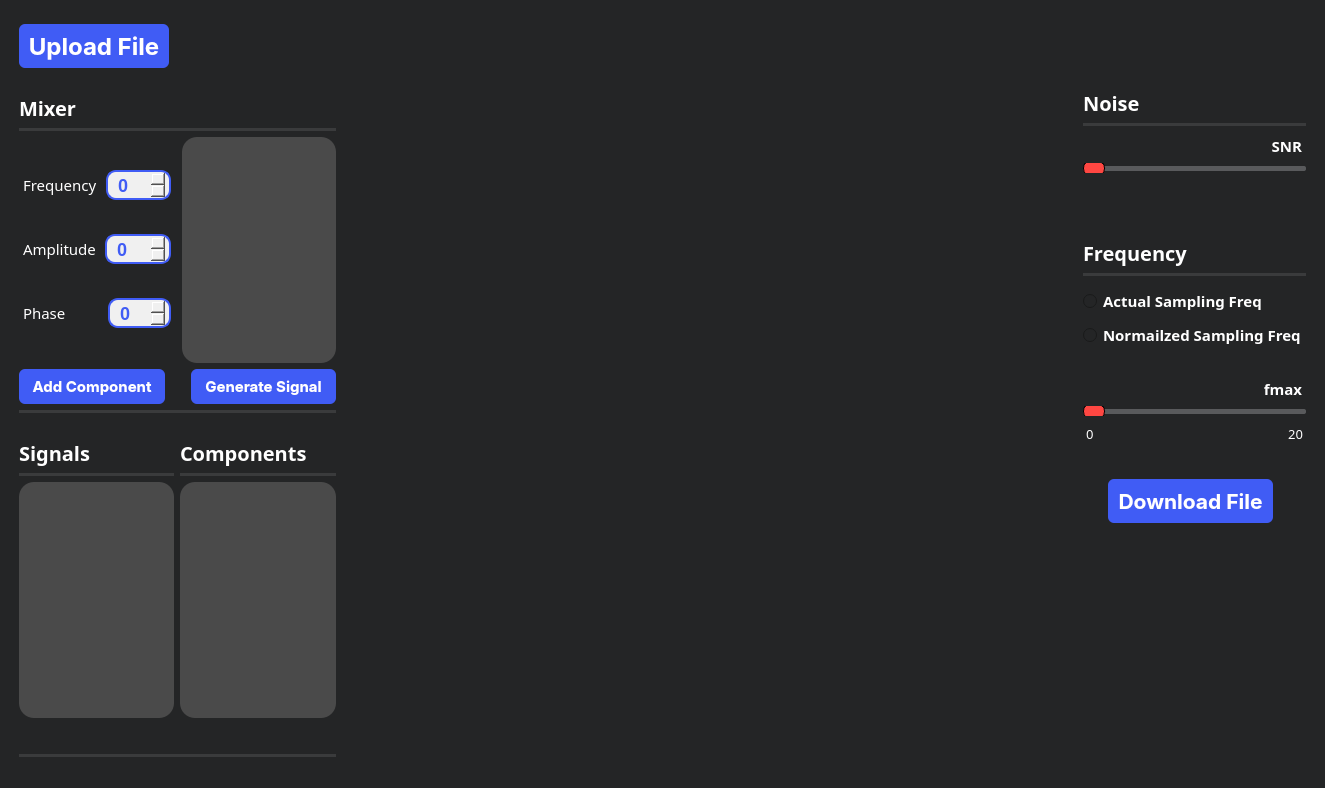
<?xml version="1.0" encoding="UTF-8"?>
<ui version="4.0">
 <class>MainWindow</class>
 <widget class="QMainWindow" name="MainWindow">
  <property name="geometry">
   <rect>
    <x>0</x>
    <y>0</y>
    <width>1325</width>
    <height>788</height>
   </rect>
  </property>
  <property name="windowTitle">
   <string>MainWindow</string>
  </property>
  <property name="styleSheet">
   <string notr="true">background-color: #242526;</string>
  </property>
  <widget class="QWidget" name="centralwidget">
   <layout class="QGridLayout" name="gridLayout">
    <item row="0" column="0">
     <layout class="QHBoxLayout" name="horizontalLayout_9" stretch="2,0,4,0,0">
      <item>
       <layout class="QVBoxLayout" name="verticalLayout_5">
        <property name="leftMargin">
         <number>10</number>
        </property>
        <property name="topMargin">
         <number>15</number>
        </property>
        <property name="rightMargin">
         <number>0</number>
        </property>
        <item>
         <widget class="QPushButton" name="uploadButton">
          <property name="sizePolicy">
           <sizepolicy hsizetype="Maximum" vsizetype="Fixed">
            <horstretch>0</horstretch>
            <verstretch>0</verstretch>
           </sizepolicy>
          </property>
          <property name="font">
           <font>
            <family>-apple-system</family>
            <pointsize>18</pointsize>
            <bold>true</bold>
           </font>
          </property>
          <property name="styleSheet">
           <string notr="true">QPushButton{
  appearance: button;
  backface-visibility: hidden;
  background-color: #405cf5;
  border-radius: 6px;
  border-width: 0;
  box-shadow: rgba(50, 50, 93, .1) 0 0 0 1px inset,rgba(50, 50, 93, .1) 0 2px 5px 0,rgba(0, 0, 0, .07) 0 1px 1px 0;
  box-sizing: border-box;
  color: #fff;
  cursor: pointer;
  font-family: -apple-system,system-ui,&quot;Segoe UI&quot;,Roboto,&quot;Helvetica Neue&quot;,Ubuntu,sans-serif;
  font-size: 100%;
  height: 44px;
  line-height: 1.15;

  outline: none;
  overflow: hidden;
  padding: 0 10px;
  position: relative;
  text-align: center;
  text-transform: none;
  transform: translateZ(0);
  transition: all .2s,box-shadow .08s ease-in;
  touch-action: manipulation;
  width:130px;
}
QPushButton:hover{
background-color: #283999;
}
QPushButton:pressed{
background-color: #1c2973;
}
</string>
          </property>
          <property name="text">
           <string>Upload File</string>
          </property>
         </widget>
        </item>
        <item>
         <spacer name="verticalSpacer_7">
          <property name="orientation">
           <enum>Qt::Vertical</enum>
          </property>
          <property name="sizeType">
           <enum>QSizePolicy::Maximum</enum>
          </property>
          <property name="sizeHint" stdset="0">
           <size>
            <width>20</width>
            <height>20</height>
           </size>
          </property>
         </spacer>
        </item>
        <item>
         <layout class="QVBoxLayout" name="verticalLayout_2">
          <item>
           <widget class="QLabel" name="mixer">
            <property name="font">
             <font>
              <family>Overpass Black</family>
              <pointsize>-1</pointsize>
              <bold>true</bold>
             </font>
            </property>
            <property name="styleSheet">
             <string notr="true">color:white;
font-size:20px;
margin: 0 0 ;</string>
            </property>
            <property name="text">
             <string>Mixer</string>
            </property>
           </widget>
          </item>
          <item>
           <widget class="Line" name="line_11">
            <property name="styleSheet">
             <string notr="true">/* Line style */

  /* Set the width of the line */
  width: 20px;

  /* Set the height of the line */
  height: 5px;

  /* Set the background color of the line */
  background-color: #3a3b3c;

  /* Set the border of the line */
  border: 10px;

  /* Set the border radius of the line */
  border-radius:5px;

	margin: 0 0 0px 0;



</string>
            </property>
            <property name="orientation">
             <enum>Qt::Horizontal</enum>
            </property>
           </widget>
          </item>
          <item>
           <layout class="QHBoxLayout" name="horizontalLayout_8" stretch="2,2">
            <property name="rightMargin">
             <number>0</number>
            </property>
            <item>
             <layout class="QVBoxLayout" name="verticalLayout" stretch="0,0,0">
              <property name="spacing">
               <number>0</number>
              </property>
              <item>
               <layout class="QHBoxLayout" name="horizontalLayout" stretch="0,0">
                <item>
                 <widget class="QLabel" name="Frequency">
                  <property name="sizePolicy">
                   <sizepolicy hsizetype="Maximum" vsizetype="Maximum">
                    <horstretch>0</horstretch>
                    <verstretch>0</verstretch>
                   </sizepolicy>
                  </property>
                  <property name="font">
                   <font>
                    <family>Overpass SemiBold</family>
                    <pointsize>11</pointsize>
                    <bold>false</bold>
                    <kerning>true</kerning>
                   </font>
                  </property>
                  <property name="styleSheet">
                   <string notr="true">color:white;
font-weight:10000px;
margin: 5px 0 ;</string>
                  </property>
                  <property name="text">
                   <string>Frequency</string>
                  </property>
                 </widget>
                </item>
                <item>
                 <widget class="QSpinBox" name="freqSpinBox">
                  <property name="enabled">
                   <bool>true</bool>
                  </property>
                  <property name="styleSheet">
                   <string notr="true">/* QSpinBox */
QSpinBox {
    background-color: #f0f0f0; /* Light background color */
    color: #405cf5; /* Dark text color */
    border: 2px solid #405cf5; /* Add a border for a modern look */
    border-radius: 10px; /* Slightly rounder corners */
    padding: 3px 8px; /* Increase padding for spacing */
	margin: 0 5px;
    font-weight: bold;
    font-size: 18px; /* Adjust font size */
    text-align: center;
	height:20px; 
}

/* QSpinBox Up Button (on the right) */
QSpinBox::up-button {
	
	image: url(:/Icons/Icons/plus-circle.png);
    border-radius: 50%; /* Round button corners */
    width: 25px;
    height: 25px;
    subcontrol-position: right; /* Place the up-button on the right */
}

/* QSpinBox Down Button (on the left) */
QSpinBox::down-button {
	
	image: url(:/Icons/Icons/minus-circle.png);
    border-radius: 5px; /* Round button corners */
    width: 25px;
    height: 25px;
    subcontrol-position: left; /* Place the down-button on the left */
}

QSpinBox::up-button:hover, QSpinBox::down-button:hover {
    background-color: #9fadfa; /* Change button color on hover */
	 border-radius: 10px;
}
</string>
                  </property>
                 </widget>
                </item>
               </layout>
              </item>
              <item>
               <layout class="QHBoxLayout" name="horizontalLayout_6">
                <item>
                 <widget class="QLabel" name="Amplitude">
                  <property name="sizePolicy">
                   <sizepolicy hsizetype="Maximum" vsizetype="Maximum">
                    <horstretch>0</horstretch>
                    <verstretch>0</verstretch>
                   </sizepolicy>
                  </property>
                  <property name="font">
                   <font>
                    <family>Overpass SemiBold</family>
                    <pointsize>11</pointsize>
                    <bold>false</bold>
                   </font>
                  </property>
                  <property name="styleSheet">
                   <string notr="true">color:white;
font-weight:10000px;
margin: 5px 0 ;</string>
                  </property>
                  <property name="text">
                   <string>Amplitude</string>
                  </property>
                 </widget>
                </item>
                <item>
                 <widget class="QSpinBox" name="ampSpinBox">
                  <property name="enabled">
                   <bool>true</bool>
                  </property>
                  <property name="styleSheet">
                   <string notr="true">/* QSpinBox */
QSpinBox {
    background-color: #f0f0f0; /* Light background color */
    color: #405cf5; /* Dark text color */
    border: 2px solid #405cf5; /* Add a border for a modern look */
    border-radius: 10px; /* Slightly rounder corners */
    padding: 3px 8px; /* Increase padding for spacing */
	margin: 0 5px;
    font-weight: bold;
    font-size: 18px; /* Adjust font size */
    text-align: center;
	height:20px; 
}

/* QSpinBox Up Button (on the right) */
QSpinBox::up-button {
	
	image: url(:/Icons/Icons/plus-circle.png);
    border-radius: 50%; /* Round button corners */
    width: 25px;
    height: 25px;
    subcontrol-position: right; /* Place the up-button on the right */
}

/* QSpinBox Down Button (on the left) */
QSpinBox::down-button {
	
	image: url(:/Icons/Icons/minus-circle.png);
    border-radius: 5px; /* Round button corners */
    width: 25px;
    height: 25px;
    subcontrol-position: left; /* Place the down-button on the left */
}

QSpinBox::up-button:hover, QSpinBox::down-button:hover {
    background-color: #9fadfa; /* Change button color on hover */
	 border-radius: 10px;
}
</string>
                  </property>
                 </widget>
                </item>
               </layout>
              </item>
              <item>
               <layout class="QHBoxLayout" name="horizontalLayout_7">
                <property name="spacing">
                 <number>33</number>
                </property>
                <item>
                 <widget class="QLabel" name="Phase">
                  <property name="sizePolicy">
                   <sizepolicy hsizetype="Maximum" vsizetype="Maximum">
                    <horstretch>0</horstretch>
                    <verstretch>0</verstretch>
                   </sizepolicy>
                  </property>
                  <property name="font">
                   <font>
                    <family>Overpass SemiBold</family>
                    <pointsize>11</pointsize>
                    <bold>false</bold>
                   </font>
                  </property>
                  <property name="styleSheet">
                   <string notr="true">color:white;
font-weight:10000px;
margin: 5px 0 ;</string>
                  </property>
                  <property name="text">
                   <string>Phase</string>
                  </property>
                 </widget>
                </item>
                <item>
                 <widget class="QSpinBox" name="phaseSpinBox">
                  <property name="enabled">
                   <bool>true</bool>
                  </property>
                  <property name="styleSheet">
                   <string notr="true">/* QSpinBox */
QSpinBox {
    background-color: #f0f0f0; /* Light background color */
    color: #405cf5; /* Dark text color */
    border: 2px solid #405cf5; /* Add a border for a modern look */
    border-radius: 10px; /* Slightly rounder corners */
    padding: 3px 8px; /* Increase padding for spacing */
	margin: 0 5px;
    font-weight: bold;
    font-size: 18px; /* Adjust font size */
    text-align: center;
	height:20px; 
}

/* QSpinBox Up Button (on the right) */
QSpinBox::up-button {
	
	image: url(:/Icons/Icons/plus-circle.png);
    border-radius: 50%; /* Round button corners */
    width: 25px;
    height: 25px;
    subcontrol-position: right; /* Place the up-button on the right */
}

/* QSpinBox Down Button (on the left) */
QSpinBox::down-button {
	
	image: url(:/Icons/Icons/minus-circle.png);
    border-radius: 5px; /* Round button corners */
    width: 25px;
    height: 25px;
    subcontrol-position: left; /* Place the down-button on the left */
}

QSpinBox::up-button:hover, QSpinBox::down-button:hover {
    background-color: #9fadfa; /* Change button color on hover */
	 border-radius: 10px;
}
</string>
                  </property>
                 </widget>
                </item>
               </layout>
              </item>
             </layout>
            </item>
            <item>
             <widget class="QListWidget" name="attrList">
              <property name="styleSheet">
               <string notr="true">QListWidget {
    background-color: #4a4a4a; /* Background color of the list widget */
    /*border: 1px solid #c0c0c0; /* Border color and width */
    padding: 5px; /* Padding around the list items */
	border-radius: 15px;
}

QListWidget::item {
    background-color: #4a4a4a; /* Background color of each list item */
    padding: 5px; /* Padding inside each list item */
    border-bottom: 1px solid #c0c0c0; /* Separator between list items */
    border-radius: 15px; /* Border radius for rounded corners */
	color: #ffffff;
}


QListWidget::item:selected {
    background-color: #3399ff; /* Background color of selected item */
    color: #ffffff; /* Text color of selected item */
}

QListWidget::item:hover {
    background-color: #e0e0e0; /* Background color when hovering over an item */
}
</string>
              </property>
             </widget>
            </item>
           </layout>
          </item>
          <item>
           <layout class="QHBoxLayout" name="horizontalLayout_2">
            <item>
             <widget class="QPushButton" name="addComponent">
              <property name="font">
               <font>
                <family>-apple-system</family>
                <pointsize>11</pointsize>
                <bold>true</bold>
               </font>
              </property>
              <property name="styleSheet">
               <string notr="true">QPushButton{
  appearance: button;
  backface-visibility: hidden;
  background-color: #405cf5;
  border-radius: 6px;
  border-width: 0;
  box-shadow: rgba(50, 50, 93, .1) 0 0 0 1px inset,rgba(50, 50, 93, .1) 0 2px 5px 0,rgba(0, 0, 0, .07) 0 1px 1px 0;
  box-sizing: border-box;
  color: #fff;
  cursor: pointer;
  font-family: -apple-system,system-ui,&quot;Segoe UI&quot;,Roboto,&quot;Helvetica Neue&quot;,Ubuntu,sans-serif;
  font-size: 100%;
  height: 35px;
  line-height: 1.15;

  outline: none;
  overflow: hidden;
  padding: 0 5px;
  position: relative;
  text-align: center;
  text-transform: none;
  transform: translateZ(0);
  transition: all .2s,box-shadow .08s ease-in;
  touch-action: manipulation;
  width:100px;
}
QPushButton:hover{
background-color: #283999;
}
QPushButton:pressed{
background-color: #1c2973;
}
</string>
              </property>
              <property name="text">
               <string>Add Component</string>
              </property>
             </widget>
            </item>
            <item>
             <spacer name="horizontalSpacer_3">
              <property name="orientation">
               <enum>Qt::Horizontal</enum>
              </property>
              <property name="sizeType">
               <enum>QSizePolicy::Maximum</enum>
              </property>
              <property name="sizeHint" stdset="0">
               <size>
                <width>20</width>
                <height>22</height>
               </size>
              </property>
             </spacer>
            </item>
            <item>
             <widget class="QPushButton" name="GenerateButton">
              <property name="font">
               <font>
                <family>-apple-system</family>
                <pointsize>11</pointsize>
                <bold>true</bold>
               </font>
              </property>
              <property name="styleSheet">
               <string notr="true">QPushButton{
  appearance: button;
  backface-visibility: hidden;
  background-color: #405cf5;
  border-radius: 6px;
  border-width: 0;
  box-shadow: rgba(50, 50, 93, .1) 0 0 0 1px inset,rgba(50, 50, 93, .1) 0 2px 5px 0,rgba(0, 0, 0, .07) 0 1px 1px 0;
  box-sizing: border-box;
  color: #fff;
  cursor: pointer;
  font-family: -apple-system,system-ui,&quot;Segoe UI&quot;,Roboto,&quot;Helvetica Neue&quot;,Ubuntu,sans-serif;
  font-size: 100%;
  height: 35px;
  line-height: 1.15;

  outline: none;
  overflow: hidden;
  padding: 0 5px;
  position: relative;
  text-align: center;
  text-transform: none;
  transform: translateZ(0);
  transition: all .2s,box-shadow .08s ease-in;
  touch-action: manipulation;
  width:100px;
}
QPushButton:hover{
background-color: #283999;
}
QPushButton:pressed{
background-color: #1c2973;
}
</string>
              </property>
              <property name="text">
               <string>Generate Signal</string>
              </property>
             </widget>
            </item>
           </layout>
          </item>
         </layout>
        </item>
        <item>
         <widget class="Line" name="line_7">
          <property name="styleSheet">
           <string notr="true">/* Line style */

  /* Set the width of the line */
  width: 20px;

  /* Set the height of the line */
  height: 5px;

  /* Set the background color of the line */
  background-color: #3a3b3c;

  /* Set the border of the line */
  border: 10px;

  /* Set the border radius of the line */
  border-radius:5px;



</string>
          </property>
          <property name="orientation">
           <enum>Qt::Horizontal</enum>
          </property>
         </widget>
        </item>
        <item>
         <spacer name="verticalSpacer_9">
          <property name="orientation">
           <enum>Qt::Vertical</enum>
          </property>
          <property name="sizeType">
           <enum>QSizePolicy::Maximum</enum>
          </property>
          <property name="sizeHint" stdset="0">
           <size>
            <width>20</width>
            <height>20</height>
           </size>
          </property>
         </spacer>
        </item>
        <item>
         <layout class="QHBoxLayout" name="horizontalLayout_3">
          <item>
           <layout class="QVBoxLayout" name="verticalLayout_7">
            <item>
             <widget class="QLabel" name="Signals">
              <property name="font">
               <font>
                <family>Overpass Black</family>
                <pointsize>-1</pointsize>
                <bold>true</bold>
               </font>
              </property>
              <property name="styleSheet">
               <string notr="true">color:white;
font-size:20px;
margin: 0 0 ;</string>
              </property>
              <property name="text">
               <string>Signals</string>
              </property>
             </widget>
            </item>
            <item>
             <widget class="Line" name="line_12">
              <property name="styleSheet">
               <string notr="true">/* Line style */

  /* Set the width of the line */
  width: 20px;

  /* Set the height of the line */
  height: 5px;

  /* Set the background color of the line */
  background-color: #3a3b3c;

  /* Set the border of the line */
  border: 10px;

  /* Set the border radius of the line */
  border-radius:5px;

	margin: 0 0 0px 0;



</string>
              </property>
              <property name="orientation">
               <enum>Qt::Horizontal</enum>
              </property>
             </widget>
            </item>
            <item>
             <widget class="QListWidget" name="signalsList">
              <property name="styleSheet">
               <string notr="true">QListWidget {
    background-color: #4a4a4a; /* Background color of the list widget */
    /*border: 1px solid #c0c0c0; /* Border color and width */
    padding: 5px; /* Padding around the list items */
	border-radius: 15px;
}

QListWidget::item {
    background-color: #4a4a4a; /* Background color of each list item */
    padding: 5px; /* Padding inside each list item */
    border-bottom: 1px solid #c0c0c0; /* Separator between list items */
    border-radius: 15px; /* Border radius for rounded corners */
	color: #ffffff;
}


QListWidget::item:selected {
    background-color: #3399ff; /* Background color of selected item */
    color: #ffffff; /* Text color of selected item */
}

QListWidget::item:hover {
    background-color: #e0e0e0; /* Background color when hovering over an item */
}
</string>
              </property>
             </widget>
            </item>
            <item>
             <spacer name="verticalSpacer_8">
              <property name="orientation">
               <enum>Qt::Vertical</enum>
              </property>
              <property name="sizeType">
               <enum>QSizePolicy::Maximum</enum>
              </property>
              <property name="sizeHint" stdset="0">
               <size>
                <width>20</width>
                <height>30</height>
               </size>
              </property>
             </spacer>
            </item>
           </layout>
          </item>
          <item>
           <layout class="QVBoxLayout" name="verticalLayout_8">
            <item>
             <widget class="QLabel" name="Components">
              <property name="font">
               <font>
                <family>Overpass Black</family>
                <pointsize>-1</pointsize>
                <bold>true</bold>
               </font>
              </property>
              <property name="styleSheet">
               <string notr="true">color:white;
font-size:20px;
margin: 0 0 ;</string>
              </property>
              <property name="text">
               <string>Components</string>
              </property>
             </widget>
            </item>
            <item>
             <widget class="Line" name="line_15">
              <property name="styleSheet">
               <string notr="true">/* Line style */

  /* Set the width of the line */
  width: 20px;

  /* Set the height of the line */
  height: 5px;

  /* Set the background color of the line */
  background-color: #3a3b3c;

  /* Set the border of the line */
  border: 10px;

  /* Set the border radius of the line */
  border-radius:5px;

	margin: 0 0 0px 0;



</string>
              </property>
              <property name="orientation">
               <enum>Qt::Horizontal</enum>
              </property>
             </widget>
            </item>
            <item>
             <widget class="QListWidget" name="componList">
              <property name="styleSheet">
               <string notr="true">QListWidget {
    background-color: #4a4a4a; /* Background color of the list widget */
    /*border: 1px solid #c0c0c0; /* Border color and width */
    padding: 5px; /* Padding around the list items */
	border-radius: 15px;
}

QListWidget::item {
    background-color: #4a4a4a; /* Background color of each list item */
    padding: 5px; /* Padding inside each list item */
    border-bottom: 1px solid #c0c0c0; /* Separator between list items */
    border-radius: 15px; /* Border radius for rounded corners */
	color: #ffffff;
}


QListWidget::item:selected {
    background-color: #3399ff; /* Background color of selected item */
    color: #ffffff; /* Text color of selected item */
}

QListWidget::item:hover {
    background-color: #e0e0e0; /* Background color when hovering over an item */
}
</string>
              </property>
             </widget>
            </item>
            <item>
             <spacer name="verticalSpacer_10">
              <property name="orientation">
               <enum>Qt::Vertical</enum>
              </property>
              <property name="sizeType">
               <enum>QSizePolicy::Maximum</enum>
              </property>
              <property name="sizeHint" stdset="0">
               <size>
                <width>20</width>
                <height>30</height>
               </size>
              </property>
             </spacer>
            </item>
           </layout>
          </item>
         </layout>
        </item>
        <item>
         <layout class="QVBoxLayout" name="verticalLayout_4">
          <property name="spacing">
           <number>4</number>
          </property>
          <item>
           <layout class="QHBoxLayout" name="horizontalLayout_4"/>
          </item>
         </layout>
        </item>
        <item>
         <widget class="Line" name="line_8">
          <property name="styleSheet">
           <string notr="true">/* Line style */

  /* Set the width of the line */
  width: 20px;

  /* Set the height of the line */
  height: 5px;

  /* Set the background color of the line */
  background-color: #3a3b3c;

  /* Set the border of the line */
  border: 10px;

  /* Set the border radius of the line */
  border-radius:5px;



</string>
          </property>
          <property name="orientation">
           <enum>Qt::Horizontal</enum>
          </property>
         </widget>
        </item>
       </layout>
      </item>
      <item>
       <spacer name="horizontalSpacer">
        <property name="orientation">
         <enum>Qt::Horizontal</enum>
        </property>
        <property name="sizeHint" stdset="0">
         <size>
          <width>40</width>
          <height>20</height>
         </size>
        </property>
       </spacer>
      </item>
      <item>
       <layout class="QVBoxLayout" name="verticalLayout_6">
        <property name="leftMargin">
         <number>0</number>
        </property>
        <item>
         <widget class="PlotWidget" name="widget_3" native="true"/>
        </item>
        <item>
         <widget class="PlotWidget" name="widget" native="true"/>
        </item>
        <item>
         <widget class="PlotWidget" name="widget_2" native="true"/>
        </item>
       </layout>
      </item>
      <item>
       <spacer name="horizontalSpacer_2">
        <property name="orientation">
         <enum>Qt::Horizontal</enum>
        </property>
        <property name="sizeHint" stdset="0">
         <size>
          <width>40</width>
          <height>20</height>
         </size>
        </property>
       </spacer>
      </item>
      <item>
       <layout class="QVBoxLayout" name="verticalLayout_13">
        <property name="rightMargin">
         <number>10</number>
        </property>
        <item>
         <spacer name="verticalSpacer_2">
          <property name="orientation">
           <enum>Qt::Vertical</enum>
          </property>
          <property name="sizeType">
           <enum>QSizePolicy::Maximum</enum>
          </property>
          <property name="sizeHint" stdset="0">
           <size>
            <width>20</width>
            <height>80</height>
           </size>
          </property>
         </spacer>
        </item>
        <item>
         <widget class="QLabel" name="Noise">
          <property name="font">
           <font>
            <family>Overpass Black</family>
            <pointsize>-1</pointsize>
            <bold>true</bold>
           </font>
          </property>
          <property name="styleSheet">
           <string notr="true">color:white;
font-size:20px;
margin: 0 0 ;</string>
          </property>
          <property name="text">
           <string>Noise</string>
          </property>
         </widget>
        </item>
        <item>
         <widget class="Line" name="line_10">
          <property name="styleSheet">
           <string notr="true">/* Line style */

  /* Set the width of the line */
  width: 20px;

  /* Set the height of the line */
  height: 5px;

  /* Set the background color of the line */
  background-color: #3a3b3c;

  /* Set the border of the line */
  border: 10px;

  /* Set the border radius of the line */
  border-radius:5px;

	margin: 0 0 0px 0;



</string>
          </property>
          <property name="orientation">
           <enum>Qt::Horizontal</enum>
          </property>
         </widget>
        </item>
        <item>
         <layout class="QVBoxLayout" name="verticalLayout_12">
          <item>
           <widget class="QLabel" name="SNR">
            <property name="font">
             <font>
              <family>Overpass SemiBold</family>
              <pointsize>11</pointsize>
              <bold>true</bold>
             </font>
            </property>
            <property name="styleSheet">
             <string notr="true">color:white;
font-weight:10000px;
margin-top: 3px;</string>
            </property>
            <property name="text">
             <string>SNR</string>
            </property>
            <property name="alignment">
             <set>Qt::AlignRight|Qt::AlignTrailing|Qt::AlignVCenter</set>
            </property>
           </widget>
          </item>
          <item>
           <widget class="QSlider" name="noiseSlider">
            <property name="styleSheet">
             <string notr="true">/* Style for the QSlider */

/* Background of the slider track */
QSlider {
background-color: transparent;
height: 10px; /* Set the height of the track */

}

/* Style for the groove (track) */
QSlider::groove {
background: #595a5c; /* Color of the track */
border: 0px solid #999; /* Border of the track */
height: 5px; /* Set the height of the track */
border-radius: 2px; /* Round the corners of the track */
}

/* Style for the slider handle (thumb) */
QSlider::handle {
background: #FF4742; /* Color of the handle */
border: 1px solid ; /* Border of the handle */
width: 20px; /* Width of the handle */
height: 30px; /* Height of the handle */
margin: -5px 0; /* Negative margin to center the handle vertically */
border-radius: 7px; /* Round the corners of the handle to make it into a circle */
}

/* Style for the slider handle when pressed */
QSlider::handle:pressed {
background: #992a27; /* Color of the handle when pressed */
border: 1px solid #3498db; /* Border of the handle when pressed */
}</string>
            </property>
            <property name="orientation">
             <enum>Qt::Horizontal</enum>
            </property>
           </widget>
          </item>
         </layout>
        </item>
        <item>
         <spacer name="verticalSpacer_5">
          <property name="orientation">
           <enum>Qt::Vertical</enum>
          </property>
          <property name="sizeType">
           <enum>QSizePolicy::Maximum</enum>
          </property>
          <property name="sizeHint" stdset="0">
           <size>
            <width>20</width>
            <height>60</height>
           </size>
          </property>
         </spacer>
        </item>
        <item>
         <widget class="QLabel" name="Frequency_2">
          <property name="font">
           <font>
            <family>Overpass Black</family>
            <pointsize>-1</pointsize>
            <bold>true</bold>
           </font>
          </property>
          <property name="styleSheet">
           <string notr="true">color:white;
font-size:20px;
margin: 0 0 ;</string>
          </property>
          <property name="text">
           <string>Frequency</string>
          </property>
         </widget>
        </item>
        <item>
         <widget class="Line" name="line_9">
          <property name="styleSheet">
           <string notr="true">/* Line style */

  /* Set the width of the line */
  width: 20px;

  /* Set the height of the line */
  height: 5px;

  /* Set the background color of the line */
  background-color: #3a3b3c;

  /* Set the border of the line */
  border: 10px;

  /* Set the border radius of the line */
  border-radius:5px;

	margin: 0 0 0px 0;



</string>
          </property>
          <property name="orientation">
           <enum>Qt::Horizontal</enum>
          </property>
         </widget>
        </item>
        <item>
         <spacer name="verticalSpacer_11">
          <property name="orientation">
           <enum>Qt::Vertical</enum>
          </property>
          <property name="sizeType">
           <enum>QSizePolicy::Maximum</enum>
          </property>
          <property name="sizeHint" stdset="0">
           <size>
            <width>20</width>
            <height>5</height>
           </size>
          </property>
         </spacer>
        </item>
        <item>
         <layout class="QVBoxLayout" name="verticalLayout_11">
          <item>
           <widget class="QRadioButton" name="actualRadio">
            <property name="font">
             <font>
              <family>Overpass SemiBold</family>
              <pointsize>11</pointsize>
              <bold>true</bold>
             </font>
            </property>
            <property name="styleSheet">
             <string notr="true">color:white;
font-weight:10000px;</string>
            </property>
            <property name="text">
             <string>Actual Sampling Freq</string>
            </property>
           </widget>
          </item>
          <item>
           <widget class="QRadioButton" name="normalRadio">
            <property name="font">
             <font>
              <family>Overpass SemiBold</family>
              <pointsize>11</pointsize>
              <bold>true</bold>
             </font>
            </property>
            <property name="styleSheet">
             <string notr="true">color:white;
font-weight:10000px;</string>
            </property>
            <property name="text">
             <string>Normailzed Sampling Freq</string>
            </property>
           </widget>
          </item>
          <item>
           <spacer name="verticalSpacer_6">
            <property name="orientation">
             <enum>Qt::Vertical</enum>
            </property>
            <property name="sizeType">
             <enum>QSizePolicy::Maximum</enum>
            </property>
            <property name="sizeHint" stdset="0">
             <size>
              <width>20</width>
              <height>20</height>
             </size>
            </property>
           </spacer>
          </item>
          <item>
           <layout class="QVBoxLayout" name="verticalLayout_10">
            <item>
             <widget class="QLabel" name="fmaxLabel">
              <property name="font">
               <font>
                <family>Overpass SemiBold</family>
                <pointsize>11</pointsize>
                <bold>true</bold>
               </font>
              </property>
              <property name="styleSheet">
               <string notr="true">color:white;
font-weight:10000px;
margin-top: 3px;</string>
              </property>
              <property name="text">
               <string>fmax</string>
              </property>
              <property name="alignment">
               <set>Qt::AlignRight|Qt::AlignTrailing|Qt::AlignVCenter</set>
              </property>
             </widget>
            </item>
            <item>
             <layout class="QVBoxLayout" name="verticalLayout_9">
              <item>
               <widget class="QSlider" name="smapleSlider">
                <property name="styleSheet">
                 <string notr="true">/* Style for the QSlider */

/* Background of the slider track */
QSlider {
background-color: transparent;
height: 10px; /* Set the height of the track */
margin:0 0;
}

/* Style for the groove (track) */
QSlider::groove {
background: #595a5c; /* Color of the track */
border: 0px solid #999; /* Border of the track */
height: 5px; /* Set the height of the track */
border-radius: 2px; /* Round the corners of the track */
margin:0 0;
}

/* Style for the slider handle (thumb) */
QSlider::handle {
background: #FF4742; /* Color of the handle */
border: 1px solid ; /* Border of the handle */
width: 20px; /* Width of the handle */
height: 30px; /* Height of the handle */
margin: -5px 0; /* Negative margin to center the handle vertically */
border-radius: 7px; /* Round the corners of the handle to make it into a circle */
}

/* Style for the slider handle when pressed */
QSlider::handle:pressed {
background: #992a27; /* Color of the handle when pressed */
border: 1px solid #3498db; /* Border of the handle when pressed */
}</string>
                </property>
                <property name="orientation">
                 <enum>Qt::Horizontal</enum>
                </property>
               </widget>
              </item>
              <item>
               <layout class="QHBoxLayout" name="horizontalLayout_5">
                <item>
                 <widget class="QLabel" name="startLabel">
                  <property name="font">
                   <font>
                    <family>Overpass Medium</family>
                    <pointsize>10</pointsize>
                   </font>
                  </property>
                  <property name="styleSheet">
                   <string notr="true">color:white;
margin-top: 3px;</string>
                  </property>
                  <property name="text">
                   <string>0</string>
                  </property>
                 </widget>
                </item>
                <item>
                 <widget class="QLabel" name="endLabel">
                  <property name="font">
                   <font>
                    <family>Overpass Medium</family>
                    <pointsize>10</pointsize>
                   </font>
                  </property>
                  <property name="styleSheet">
                   <string notr="true">color:white;
margin-top: 3px;</string>
                  </property>
                  <property name="text">
                   <string>20</string>
                  </property>
                  <property name="alignment">
                   <set>Qt::AlignRight|Qt::AlignTrailing|Qt::AlignVCenter</set>
                  </property>
                 </widget>
                </item>
               </layout>
              </item>
             </layout>
            </item>
            <item>
             <spacer name="verticalSpacer_4">
              <property name="orientation">
               <enum>Qt::Vertical</enum>
              </property>
              <property name="sizeType">
               <enum>QSizePolicy::Maximum</enum>
              </property>
              <property name="sizeHint" stdset="0">
               <size>
                <width>20</width>
                <height>30</height>
               </size>
              </property>
             </spacer>
            </item>
           </layout>
          </item>
         </layout>
        </item>
        <item>
         <widget class="QPushButton" name="downloadButton">
          <property name="sizePolicy">
           <sizepolicy hsizetype="Maximum" vsizetype="Fixed">
            <horstretch>0</horstretch>
            <verstretch>0</verstretch>
           </sizepolicy>
          </property>
          <property name="font">
           <font>
            <family>-apple-system</family>
            <pointsize>16</pointsize>
            <bold>true</bold>
           </font>
          </property>
          <property name="layoutDirection">
           <enum>Qt::LeftToRight</enum>
          </property>
          <property name="styleSheet">
           <string notr="true">QPushButton{
  appearance: button;
  backface-visibility: hidden;
  background-color: #405cf5;
  border-radius: 6px;
  border-width: 0;
  box-shadow: rgba(50, 50, 93, .1) 0 0 0 1px inset,rgba(50, 50, 93, .1) 0 2px 5px 0,rgba(0, 0, 0, .07) 0 1px 1px 0;
  box-sizing: border-box;
  color: #fff;
  cursor: pointer;
  font-family: -apple-system,system-ui,&quot;Segoe UI&quot;,Roboto,&quot;Helvetica Neue&quot;,Ubuntu,sans-serif;
  font-size: 100%;
  height: 44px;
  line-height: 1.15;
  margin: 0 0 0 25px;
  outline: none;
  overflow: hidden;
  padding: 0 10px;
  position: relative;
  text-align: center;
  text-transform: none;
  transform: translateZ(0);
  transition: all .2s,box-shadow .08s ease-in;
  touch-action: manipulation;
  width:145px;
}
QPushButton:hover{
background-color: #283999;
}
QPushButton:pressed{
background-color: #1c2973;
}
</string>
          </property>
          <property name="text">
           <string>Download File</string>
          </property>
         </widget>
        </item>
        <item>
         <spacer name="verticalSpacer_3">
          <property name="orientation">
           <enum>Qt::Vertical</enum>
          </property>
          <property name="sizeHint" stdset="0">
           <size>
            <width>20</width>
            <height>40</height>
           </size>
          </property>
         </spacer>
        </item>
       </layout>
      </item>
     </layout>
    </item>
   </layout>
  </widget>
  <widget class="QMenuBar" name="menubar">
   <property name="geometry">
    <rect>
     <x>0</x>
     <y>0</y>
     <width>1325</width>
     <height>22</height>
    </rect>
   </property>
  </widget>
  <widget class="QStatusBar" name="statusbar"/>
 </widget>
 <customwidgets>
  <customwidget>
   <class>PlotWidget</class>
   <extends>QWidget</extends>
   <header location="global">pyqtgraph</header>
   <container>1</container>
  </customwidget>
 </customwidgets>
 <resources>
  <include location="resources.qrc"/>
 </resources>
 <connections/>
</ui>
